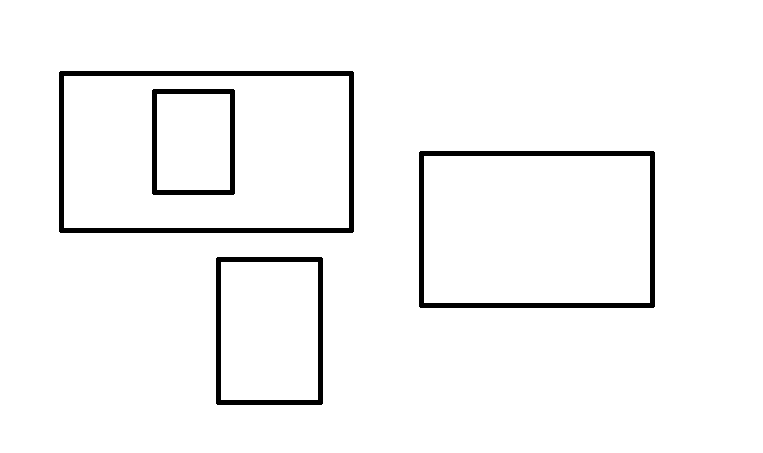
#> input picture 3.png, 763 x 453 px
$ python A_star.py   (older library calls are emulated)
#> lines starting #> are read from the running program, lines starting #| are printed output that depends on the picture; after the words box and inside, x2 and y2 are one past the last pixel; in counts of white or black regions, pixels touching at a corner belong together
### obstacle_file.py
import cv2
import os
import matplotlib.pyplot as plt
import numpy as np
from PIL import Image
import imutils
def read_img(path):
    """Given a path to an image file, returns a cv2 array
    str -> np.ndarray"""
#> called with path = '3.png'
    if os.path.isfile(path):
        return cv2.imread(path)
#> returned value is the input picture: shape (453, 763, 3); 96.4% white; 4 black regions, box (x1, y1, x2, y2) and area: (59, 71, 354, 233) 4466, (419, 151, 655, 308) 3826, (216, 257, 323, 405) 2446, (152, 89, 235, 195) 1786
    else:
        raise ValueError('You gave incorrect path')
"""
 In image you should give one horizontal rectangle and in that rectangle any style rectangle. But that horizontal rectangle should be bigger one
    Obstacle should be not more than 6
"""

def process_list():
    path = '3.png'
    im = read_img(path)
    k=cv2.flip(im,-1)
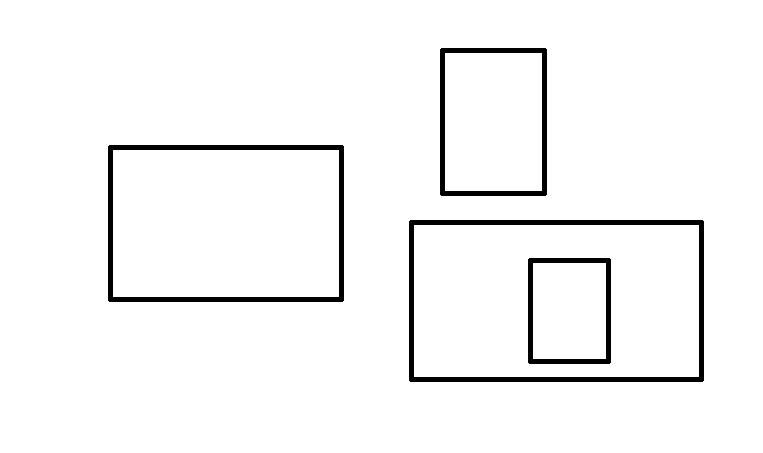
#> k: shape (453, 763, 3); 96.4% white; 4 black regions, box (x1, y1, x2, y2) and area: (409, 220, 704, 382) 4466, (108, 145, 344, 302) 3826, (440, 48, 547, 196) 2446, (528, 258, 611, 364) 1786
    kp=cv2.flip(k,1)
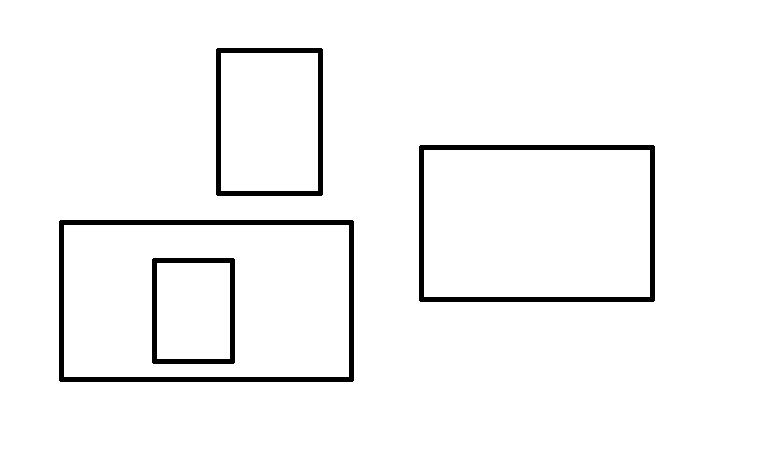
#> kp: shape (453, 763, 3); 96.4% white; 4 black regions, box (x1, y1, x2, y2) and area: (59, 220, 354, 382) 4466, (419, 145, 655, 302) 3826, (216, 48, 323, 196) 2446, (152, 258, 235, 364) 1786

    """INPUTTTTTTTTT"""
#> (the run stopped early here; a loop or call above may not have finished)

$ run again, with 22222.png copied over 3.png
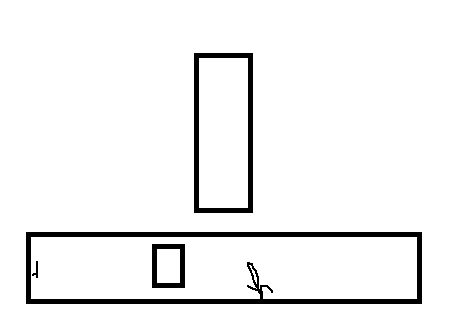
#> input picture 22222.png, 450 x 324 px
#> in read_img, returned value is the input picture: shape (324, 450, 3); 94.8% white; 4 black regions, box (x1, y1, x2, y2) and area: (26, 232, 422, 304) 4799, (194, 53, 253, 213) 2090, (152, 244, 185, 288) 670, (32, 261, 38, 278) 43
#> in process_list, `k=cv2.flip(im,-1)`:
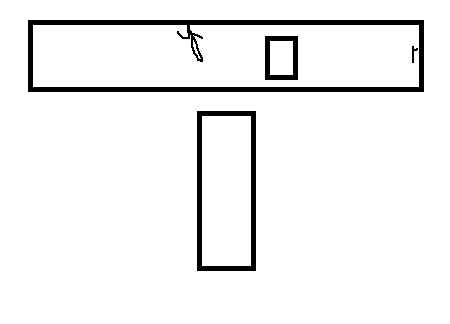
#> k: shape (324, 450, 3); 94.8% white; 4 black regions, box (x1, y1, x2, y2) and area: (28, 20, 424, 92) 4799, (197, 111, 256, 271) 2090, (265, 36, 298, 80) 670, (412, 46, 418, 63) 43
#> in process_list, `kp=cv2.flip(k,1)`:
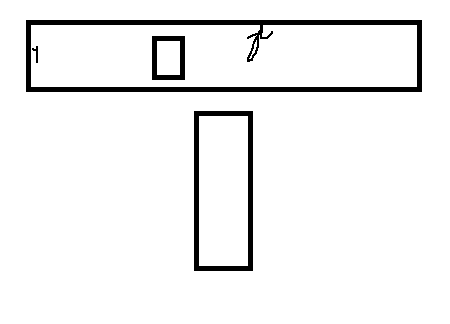
#> kp: shape (324, 450, 3); 94.8% white; 4 black regions, box (x1, y1, x2, y2) and area: (26, 20, 422, 92) 4799, (194, 111, 253, 271) 2090, (152, 36, 185, 80) 670, (32, 46, 38, 63) 43
